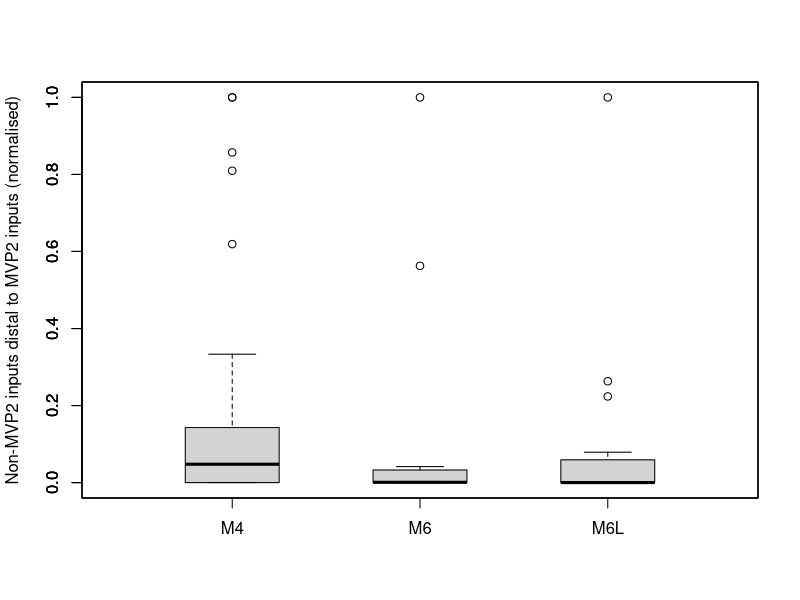

Source code (R):
#bar chart

#M4 inputs = 3290
#M6 inputs = 1280
#M6L inputs = 2019

M4_other_inputs <- c(21, 21, 18, 17, 13, 7, 6, 6, 6, 3, 3, 3, 3, 3, 3, 2, 2, 2, 1, 1, 1, 1, 1, 0, 0, 0, 0, 0, 0, 0, 0, 0, 0, 0, 0, 0, 0, 0, 0, 0)
M6_other_inputs <- c(1253, 705, 52, 30, 8, 1, 1, 1, 0, 0, 0)
M6L_other_inputs <- c(76, 20, 17, 6, 3, 1, 1, 0, 0, 0, 0, 0, 0, 0, 0)

norm <- function(x) {
  return ((x - min(x)) / (max(x) - min(x))) }

norm_M4 <- norm(M4_other_inputs)
norm_M6 <- norm(M6_other_inputs)
norm_M6L <- norm(M6L_other_inputs)

boxplot(norm_M6, boxwex = 0.3,  at = 1, names = "M6", show.names = TRUE, ylab = "Non-MVP2 inputs distal to MVP2 inputs (normalised)")
boxplot(norm_M6L, boxwex = 0.3, add = TRUE, at = 1.3, names = "M6L", show.names = TRUE)
boxplot(norm_M4, boxwex = 0.3, add = TRUE, at = 0.7,  names = "M4", show.names = TRUE)


